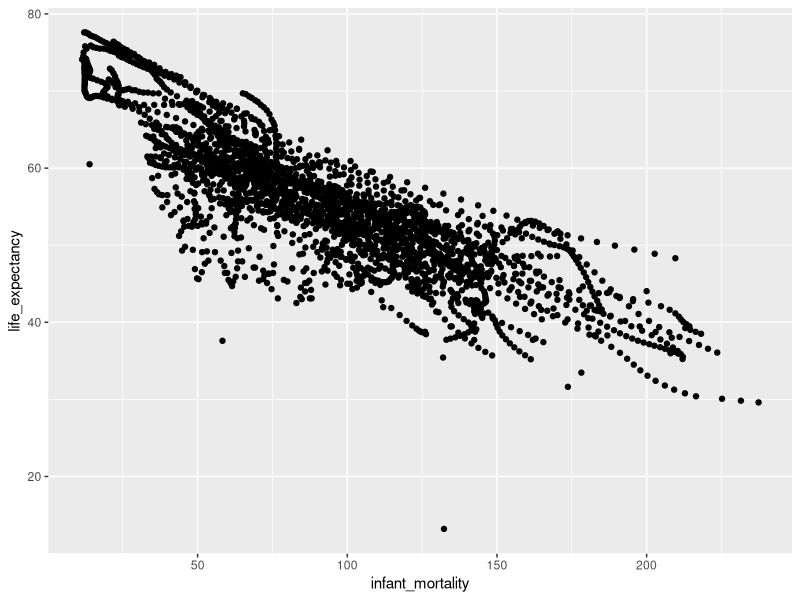
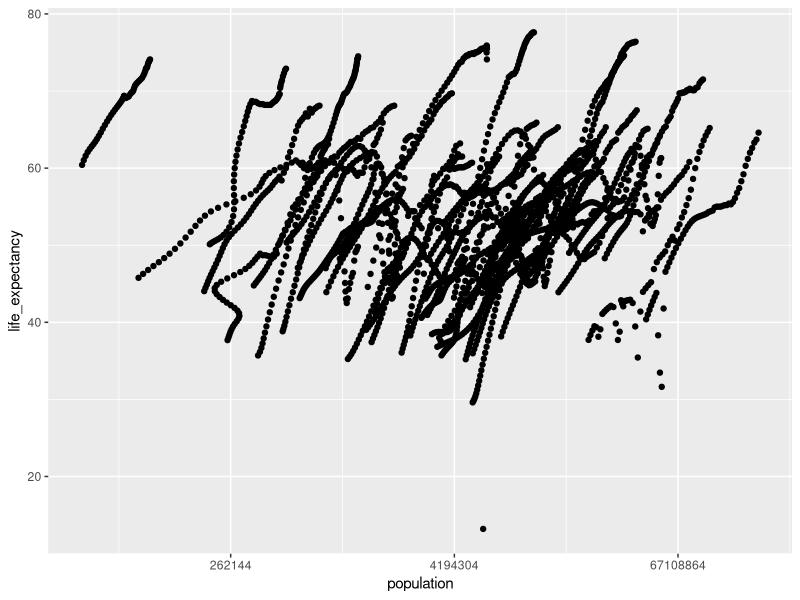
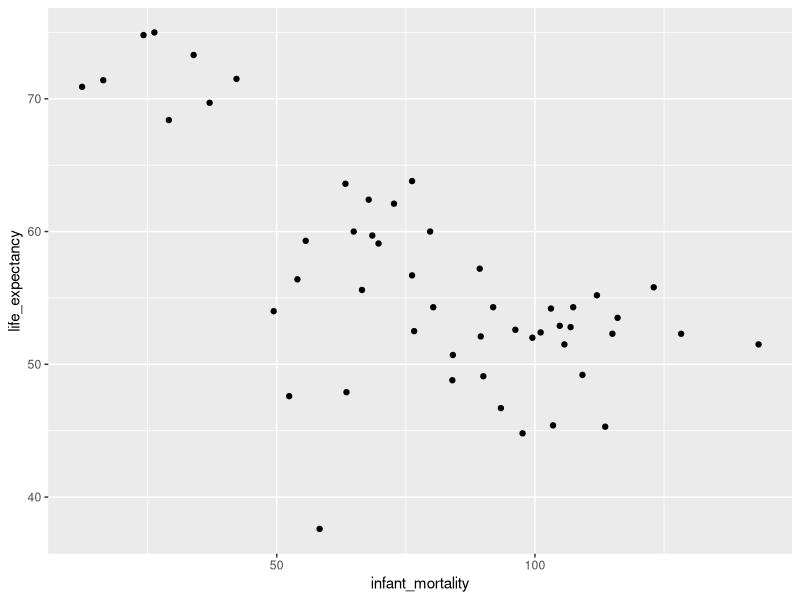
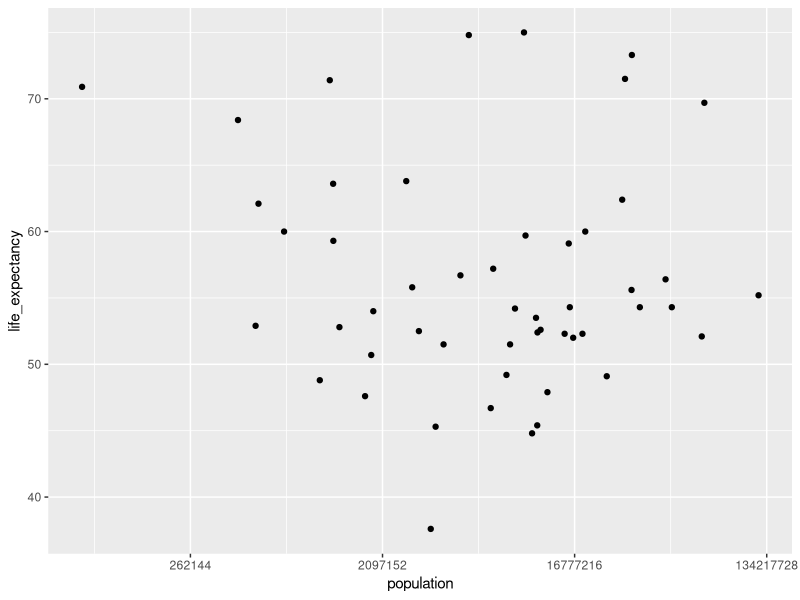
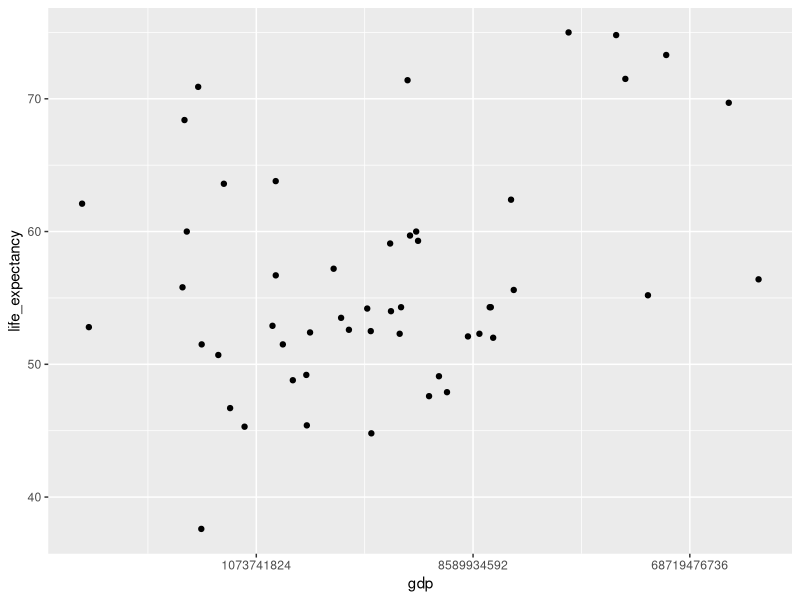
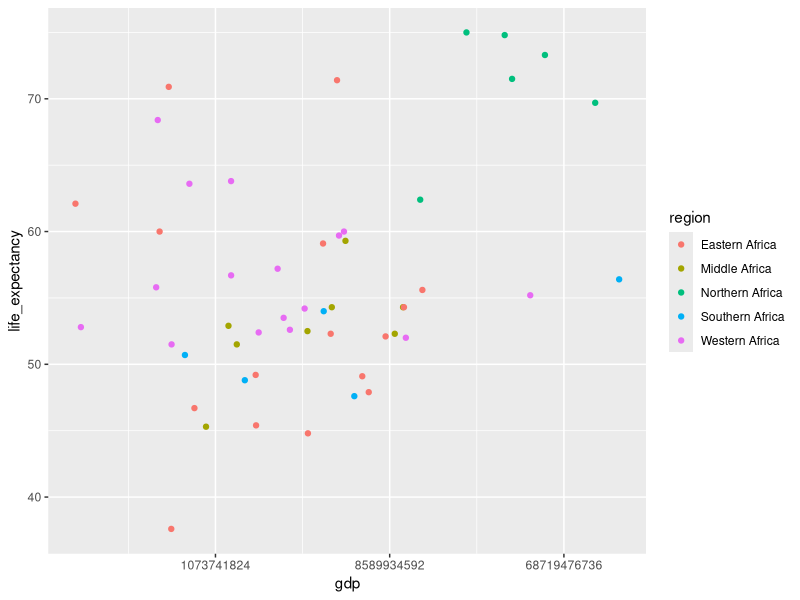
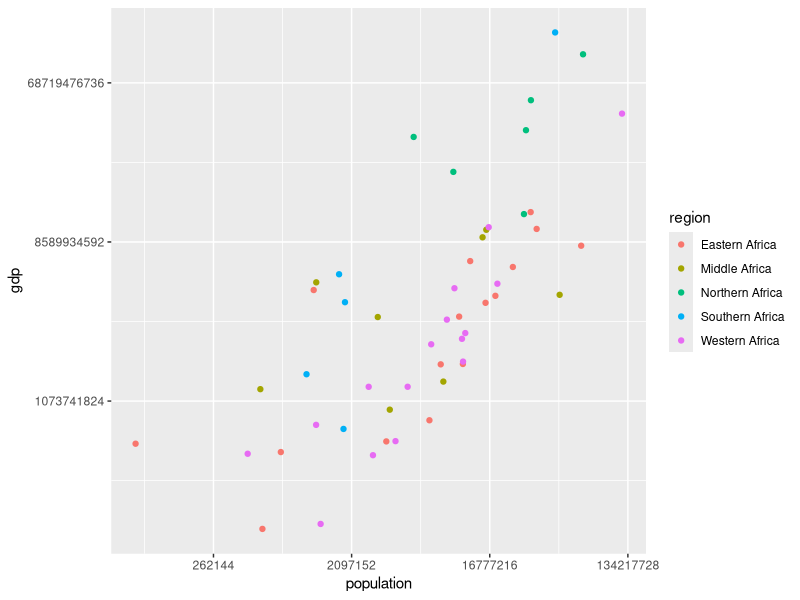
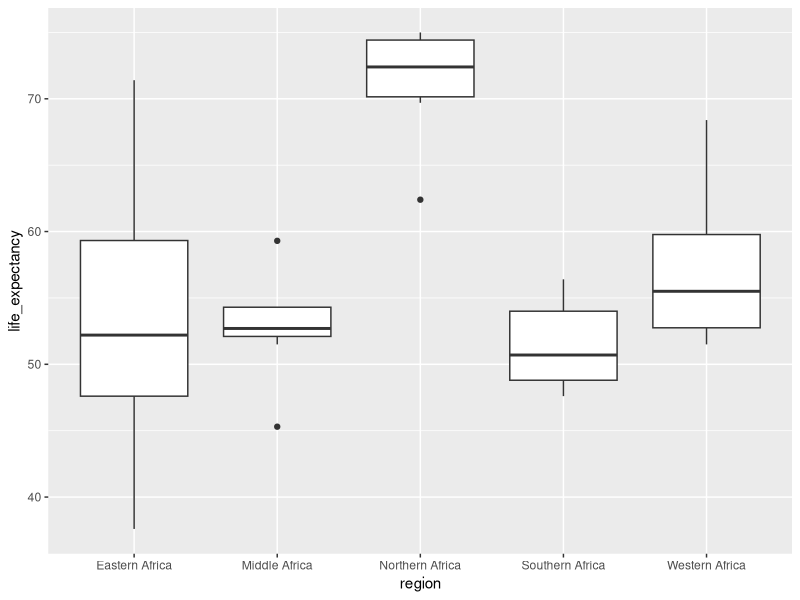

Generate these figures, in order, with R:
## ---- chunk 1
library(dslabs) #contains gapminder
library(tidyverse)
library(broom)
## ---- chunk 2
#Explore gapminder
##################

help(gapminder) #pull up the help page for gapminder
str(gapminder) #overview of data structure
summary(gapminder) #summary of data
class(gapminder) #type of object = data.frame
## ---- chunk 3
#Create subset "africadata" for African countries: check structure and summary
africadata <- gapminder %>%
  filter(continent == "Africa")
str(africadata) 
summary(africadata) 
## ---- chunk 4
#Create 2 new subsets
#Containing only infant_mortality and life_expectancy
infant_mor <- africadata %>%
  select(c(infant_mortality, life_expectancy))

#Containing only population and life_expectancy
pop <- africadata %>%
  select(c(population, life_expectancy))
## ---- chunk 5
#check structure and summary of 2 new subsets
str(infant_mor)
summary(infant_mor)

str(pop)
summary(pop)
## ---- chunk 6
#Plot life expectancy as a function of infant mortality and as a function of population size. 
#Make two separate plots. 
#Plot the data as points. 
#For the plot with population size on the x-axis, set the x-axis to a log scale.

ggplot(infant_mor, aes(x= infant_mortality, y = life_expectancy)) +
  geom_point() #negative correlation

ggplot(pop, aes(x= population, y=life_expectancy)) + 
  geom_point() + 
  scale_x_continuous(trans='log2') #positive correlation and streaks of data
## ---- chunk 7
#Which years having missing infant_mortality data?
missing <- africadata %>% 
  select(infant_mortality, year) %>%
  group_by(year) %>%
  summarize(count = sum(is.na(infant_mortality)))

view(missing) #1960-1981 and 2016 have missing infant mortality data
## ---- chunk 8
#Subset africadata by year = 2000
year2000 <- africadata %>%
  filter(year == 2000)

str(year2000) #51 obs, 9 variables
summary(year2000)
## ---- chunk 9
#Same plots as before for year2000
ggplot(year2000, aes(x= infant_mortality, y = life_expectancy)) +
  geom_point() #still negative correlation

ggplot(year2000, aes(x= population, y=life_expectancy)) + 
  geom_point() + 
  scale_x_continuous(trans='log2') #no noticable correlation
## ---- chunk 10
#For 2000 subset, fit two linear models
fit1 = lm(life_expectancy~infant_mortality, data = year2000) #y~x (predictor = infant_mortality)
fit2 = lm(life_expectancy~population, data = year2000) #y~x (predictor = population)

summary(fit1) #Life expectancy decreases by -0.19 years per additional 1 infant death per 1000 persons. This relationship is statistically significant (p-value = 2.83E-8).

summary(fit2) #Life expenctancy increase by 2.76E-8 years per additional 1 person in the population. However, this relationship is not statistically significant (p-value = 0.616).
## ---- chunk 11
#Additional analyses - checking the relationship between life expectancy and other variables in the dataset
ggplot(year2000, aes(x= gdp, y = life_expectancy)) +
  geom_point() +
 scale_x_continuous(trans='log2')

## ---- chunk 12

#checking relationship between GDP and life expectancy, region wise, shows somewhat linear pattern
ggplot(year2000, aes(x= gdp, y = life_expectancy, color = region)) +
  geom_point() +
  scale_x_continuous(trans='log2')



## ---- chunk 13
#checking relationship between gdp and population - nice linear relationship showing positive correlation between size of population and GDP
ggplot(year2000, aes(x= population, y = gdp, color = region)) +
  geom_point() +
  scale_y_continuous(trans='log2') +
  scale_x_continuous(trans= 'log2')

## ---- chunk 14

#checking relationship between region and life expectancy, Northern Africa has the highest compared to Southern Africa having lowest life expectancy

ggplot(year2000, aes(x= region, y = life_expectancy)) +
  geom_boxplot() 
## ---- chunk 15
#region as a factor variable
year2000$region.f <- factor(year2000$region)
is.factor(year2000$region.f)

## ---- chunk 16
#Fitting two more linear models while adjusting for gdp and regio vs. region alone.    
fit3 = lm(life_expectancy~ infant_mortality + gdp + region , data = year2000)

summary(fit3)# a unit increase in infant mortality would lead to a decrease of 0.173 years in life expectancy while adjusting for gdp and region. the model is statistically significant and explains 68% of the variability in the outcome.

fit4 = lm(life_expectancy~ infant_mortality + region , data = year2000)

summary(fit4) #a unit increase in infant mortality would lead to a decrease of 0.174 years in life expectancy while adjusting for region. the model is statistically significant and explains 69% of the variability in the outcome.

## ---- chunk 17
#using broom and tidy function to convert the output in a presentable form
tidy(fit4)
